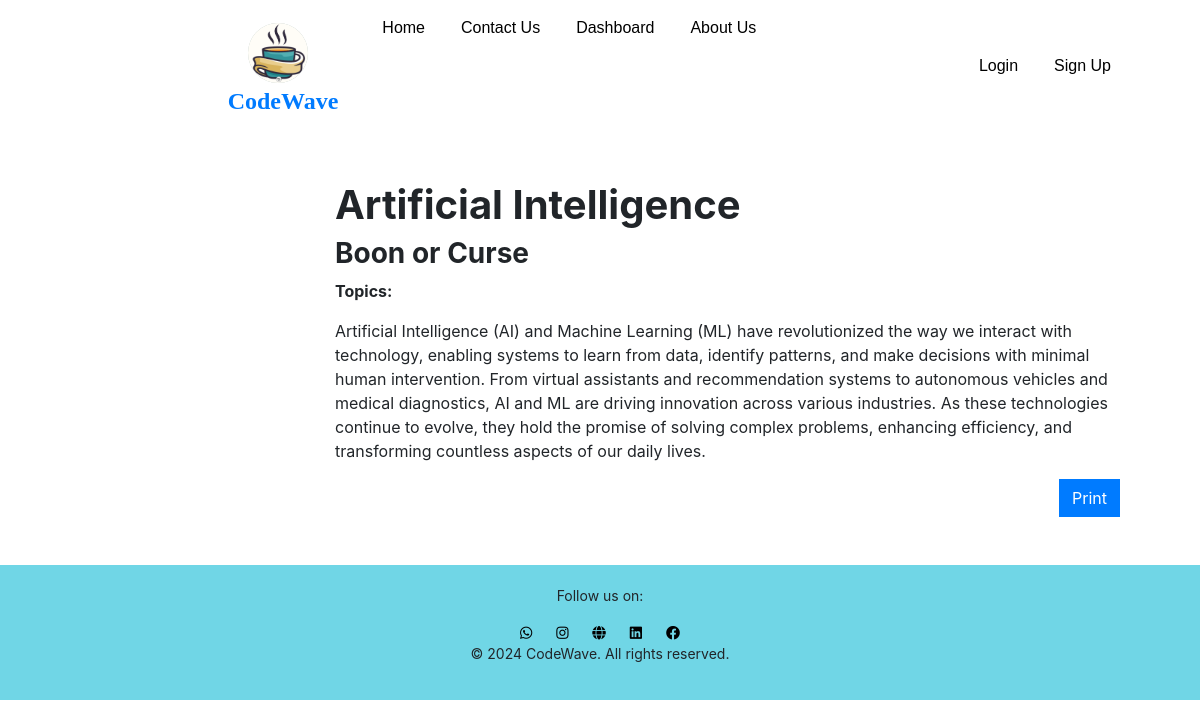
Page /blog/1/ on the committed database.
### blog/models.py (models this page shows)
class Blog(models.Model):
    title = models.CharField(max_length=100)
    subheading = models.CharField(max_length=200, blank=True, null=True)  # Add this line
    topics = models.CharField(max_length=100)
    cont = models.TextField()
    image = models.ImageField(upload_to='blog/images/', blank=True, null=True)

### blog/views.py (the view)
# urls.py: path('blog/<int:pk>/', views.blog_detail, name='blog_detail'),
def blog_detail(request, pk):
    blog_post = get_object_or_404(Blog, pk=pk)
    return render(request, 'blog/blog_detail.html', {'blog': blog_post})

### blog/templates/blog/blog_detail.html (shortened to what this page needs)
{% extends 'blog/base.html' %}
{% load static %}
{% block content %}
<div class="container my-5">
    <div class="row">
        <div class="col-md-12">
            <h1>{{ blog.title }}</h1>
            <h3>{{ blog.subheading }}</h3>
            <p><strong>Topics:</strong> {{ blog.get_topics_display }}</p>
            <p>{{ blog.cont }}</p>
            <div class="text-right">
                <button class="btn btn-primary" onclick="window.print()">Print</button>
            </div>
        </div>
    </div>
</div>
{% endblock content %}

### blog/static/blog/css/style.css (style rules this page uses)
.btn { border-radius: 0; transition: background-color 0.3s ease-in-out, color 0.3s ease-in-out; }
.btn-primary { background-color: #007bff; border-color: #007bff; }
h1, h2, h3, h4, h5, h6 { font-weight: bold; }
.container { width:fit-content; margin-top: 50px; margin-left: 10px; }

### rows in the picture
Blog: title "Artificial Intelligence", subheading "Boon or Curse", cont "Artificial Intelligence (AI) and Machine Learning (ML) have revolutionized the way we interact with technology, enabling systems to learn from data, identify patterns, and make decisions with minimal human intervention. From virtual assistants and recommendation systems to autonomous vehicles and medical diagnostics, AI and ML are driving innovation across various industries. As these technologies continue to evolve, they hold the promise of solving complex problems, enhancing efficiency, and transforming countless aspects of our daily lives."
